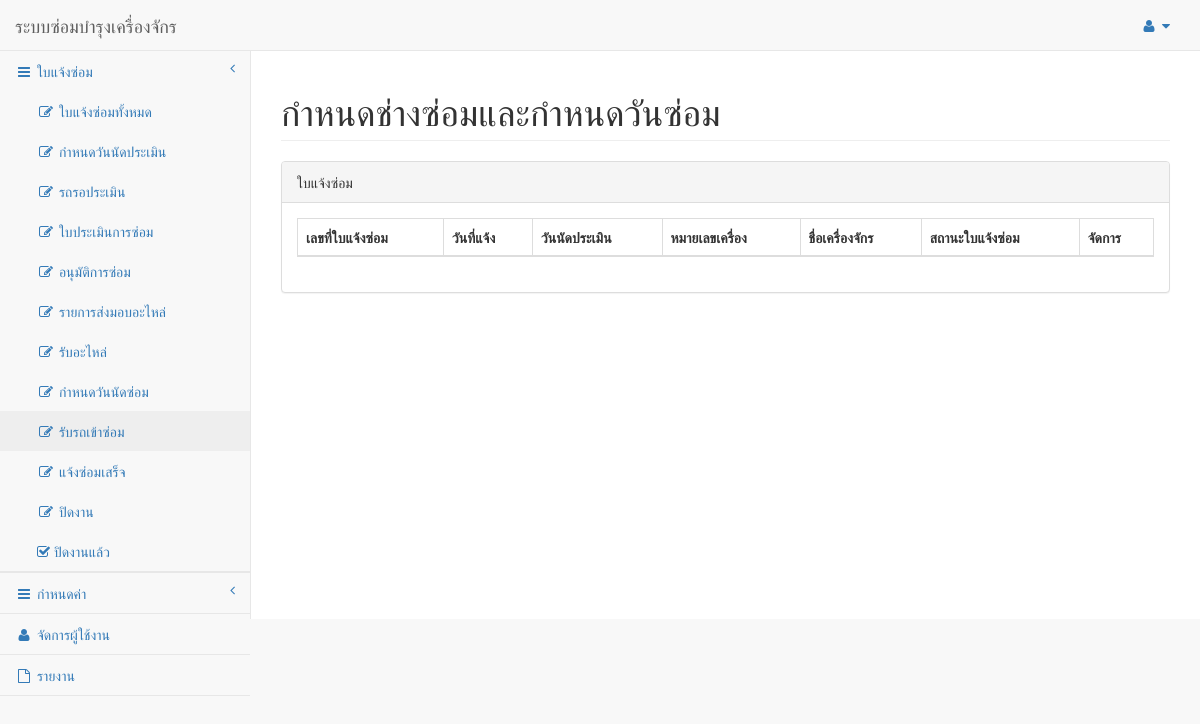
The page /CheckCars/ListEngiRepair.php on the database as committed earlier.
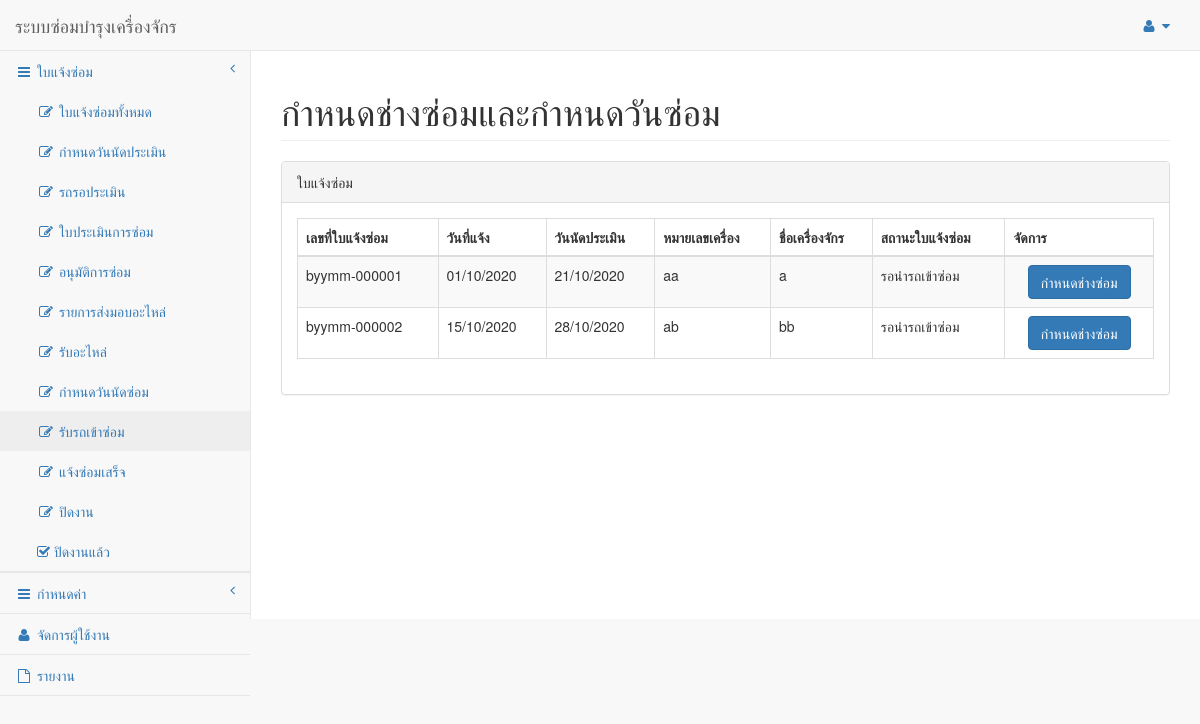
The same page on the database as committed later.
### tables this page shows
CREATE TABLE `tdoctmajob` (
  `XVMajDocNo` varchar(13) NOT NULL,
  `XVMajWhoInformant` varchar(100) NOT NULL,
  `XVMajStatus` varchar(30) NOT NULL,
  `XVMaCarStatus` varchar(200) NOT NULL,
  `XVMajFinishRmk` varchar(150) NOT NULL,
  `XVMajDocStatus` varchar(1) NOT NULL,
  `XVMajNumber` varchar(100) NOT NULL,
  `XVMajSub-district` varchar(100) NOT NULL,
  `XVMajDistrict` varchar(100) NOT NULL,
  `XVMajProvince` varchar(100) NOT NULL,
  `XVVehCode` int(5) NOT NULL
);

CREATE TABLE `tmstvehicle` (
  `XVVehCode` int(5) NOT NULL,
  `XVVehName` varchar(50) NOT NULL,
  `XVVehRegistration` varchar(50) NOT NULL,
  `XVVehNumber` varchar(50) NOT NULL,
  `XVVehMango` varchar(50) NOT NULL,
  `XVVehBrand` varchar(50) NOT NULL,
  `XVVehModel` varchar(50) NOT NULL,
  `XVVehChassisNumber` varchar(50) NOT NULL,
  `XVVehEngineNumber` varchar(50) NOT NULL,
  `XVVehTypeCode` int(5) DEFAULT NULL,
  `XVDptCode` int(5) DEFAULT NULL
);

### CheckCars/ListEngiRepair.php (the view, shortened to what the changed rows need)
<!DOCTYPE html>
<html lang="en">
<head>
    <link href="../vendor/bootstrap/css/bootstrap.min.css" rel="stylesheet">
    <link href="../vendor/metisMenu/metisMenu.min.css" rel="stylesheet">
    <link href="../vendor/datatables/css/dataTables.bootstrap.css" rel="stylesheet">
    <link href="../vendor/datatables-responsive/dataTables.responsive.css" rel="stylesheet">
    <link href="../dist/css/sb-admin-2.css" rel="stylesheet">
    <link href="../vendor/font-awesome/css/font-awesome.min.css" rel="stylesheet" type="text/css">
</head>
<body>
    <?php include '../Template/templsidebar.php';
    include "../database/connect.php";
    ?>
    <div id="wrapper">
        <div id="page-wrapper">
            <div class="row">
                <div class="col-lg-12">
                    <h1 class="page-header">กำหนดช่างซ่อมและกำหนดวันซ่อม</h1>
                </div>
            </div>
            <div class="row">
                <div class="col-lg-12">
                    <div class="panel panel-default">
                        <div class="panel-body">
                            <table width="100%" class="table table-striped table-bordered table-hover"
                                id="dataTables-example">
                                <thead>
                                    <tr>
                                        <th>เลขที่ใบแจ้งซ่อม</th>
                                        <th>วันที่แจ้ง</th>
                                        <th>วันนัดประเมิน</th>
                                        <th>หมายเลขเครื่อง</th>
                                        <th>ชื่อเครื่องจักร</th>
                                        <th>สถานะใบแจ้งซ่อม</th>
                                        <th>จัดการ</th>
                                    </tr>
                                </thead>
                                <tbody>
<?php
    $sql = "SELECT tj.XVMajStatus,tj.XVMajDocNo,tj.XVMaCarStatus,tv.XVVehEngineNumber,tv.XVVehName,DATE_FORMAT(td.XDMajEstAppPlanDate, '%d/%m/%Y') AS DA,DATE_FORMAT(td.XDMajDate, '%d/%m/%Y') AS DS
    FROM tdoctmajob tj,tmstvehicle tv,tdoctmajobdate td
    WHERE tj.XVVehCode = tv.XVVehCode
    AND tj.XVMajDocNo = td.XVMajDocNo
    AND XVMajDocStatus = 2
    AND tj.XVMajStatus = 'รอนำรถเข้าซ่อม'";
    $result = mysqli_query($connect,$sql) or die(mysqli_query($connect));
    $count = 1;
    while ($row=mysqli_fetch_array($result)){
?>
                                    <tr class="odd gradeA">
                                        <td><?php echo $row["XVMajDocNo"];?></td>
                                        <td><?php echo $row["DS"];?></td>
                                        <td><?php echo $row["DA"];?></td>
                                        <td><?php echo $row["XVVehEngineNumber"];?></td>
                                        <td><?php echo $row["XVVehName"];?></td>
                                        <td><?php echo $row["XVMajStatus"];?></td>
                                        <td align="center">
                                        <a class='btn btn-primary editbtn' href="addEngiRepair.php?id=<?php echo $row["XVMajDocNo"] ?>"
                                            >กำหนดช่างซ่อม</a>
                                        </td>
                                    </tr>
                                    <?php $count++;}
                                    mysqli_close($connect); ?>
                                </tbody>
                            </table>
                        </div>
                    </div>
                </div>
            </div>
        </div>
    </div>
</body>
</html>

### Template/templsidebar.php (shortened to what the changed rows need)
<!DOCTYPE html>
<html lang="en">
<head>
    <link href="../vendor/bootstrap/css/bootstrap.min.css" rel="stylesheet">
    <link href="../vendor/metisMenu/metisMenu.min.css" rel="stylesheet">
    <link href="../dist/css/sb-admin-2.css" rel="stylesheet">
    <link href="../vendor/morrisjs/morris.css" rel="stylesheet">
    <link href="../vendor/font-awesome/css/font-awesome.min.css" rel="stylesheet" type="text/css">
</head>
<body>
    <div id="wrapper">
        <nav class="navbar navbar-default navbar-static-top" role="navigation" style="margin-bottom: 0">
            <div class="navbar-header">
                <a class="navbar-brand" href="../index.html">ระบบซ่อมบำรุงเครื่องจักร</a>
            </div>
        </nav>
    </div>
</body>
</html>

Rows that differ between the two databases and show on the page:
now on this page (row edited): tdoctmajob: XVMajDocNo "byymm-000001", DS "01/10/2020", DA "21/10/2020", XVVehCode.XVVehEngineNumber "aa", XVVehCode.XVVehName "a", XVMajStatus "รอนำรถเข้าซ่อม"
now on this page (row edited): tdoctmajob: XVMajDocNo "byymm-000002", DS "15/10/2020", DA "28/10/2020", XVVehCode.XVVehEngineNumber "ab", XVVehCode.XVVehName "bb", XVMajStatus "รอนำรถเข้าซ่อม"
